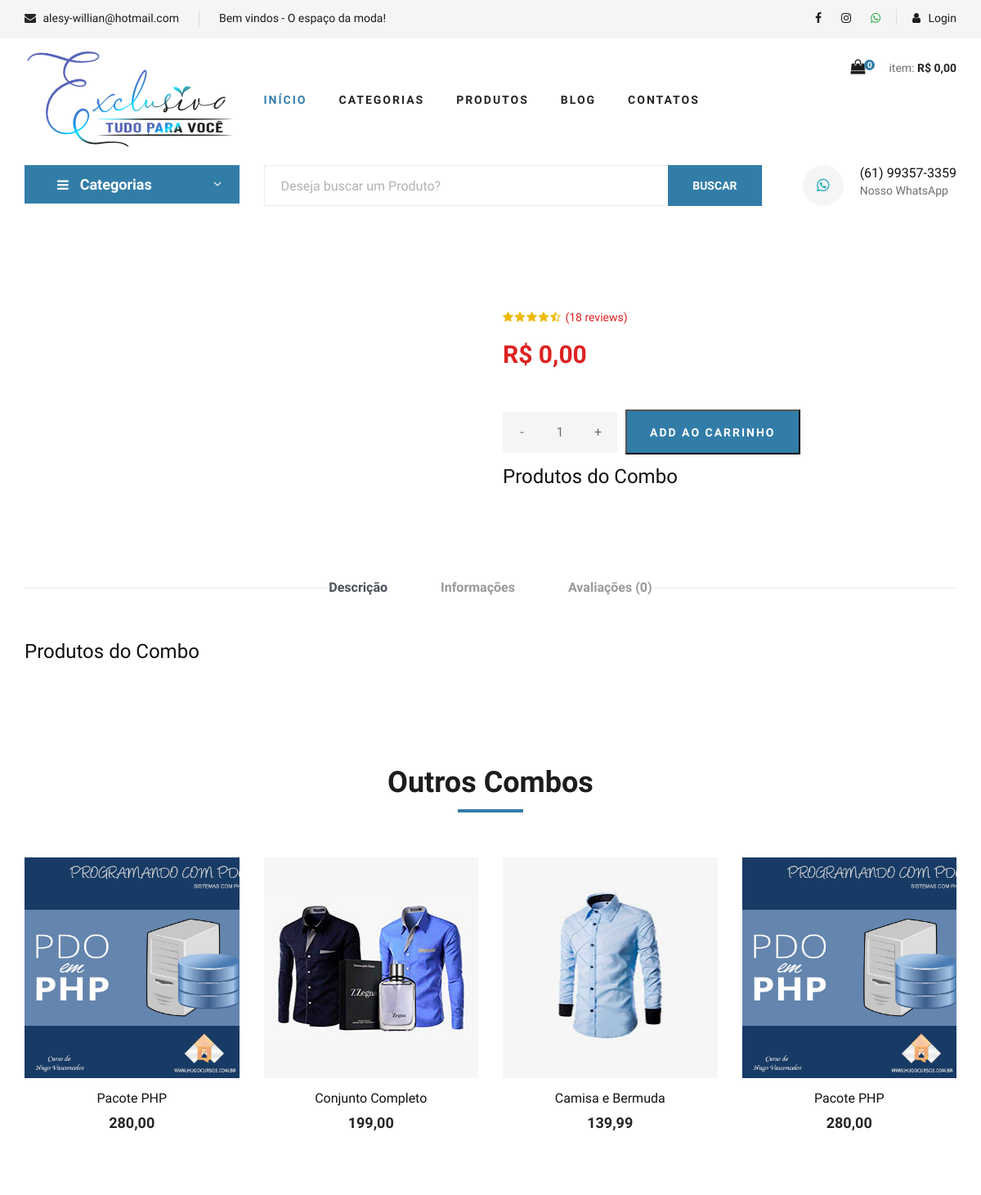
The app's page /combo.php with its own data.
### tables this page shows
CREATE TABLE `combos` (
  `id` int(11) NOT NULL AUTO_INCREMENT,
  `nome` varchar(100) NOT NULL,
  `nome_url` varchar(50) NOT NULL,
  `descricao` varchar(1000) NOT NULL,
  `descricao_longa` text NOT NULL,
  `valor` decimal(8,2) NOT NULL,
  `imagem` varchar(100) NOT NULL,
  `tipo_envio` int(1) NOT NULL,
  `palavras` varchar(250) NOT NULL,
  `ativo` varchar(5) NOT NULL,
  `peso` double(8,2) NOT NULL,
  `largura` double(8,2) NOT NULL,
  `altura` double(8,2) NOT NULL,
  `comprimento` double(8,2) NOT NULL,
  `valor_frete` decimal(10,2) DEFAULT NULL,
  `vendas` int(11) DEFAULT NULL,
  `link` varchar(150) DEFAULT NULL,
  PRIMARY KEY (`id`)
);

### combo.php (the view, shortened to what this page needs)
<?php
$produto_get = @$_GET['nome'];
?>
<?php
require_once("cabecalho.php");
require_once("cabecalho-busca.php");
$query = $pdo->query("SELECT * FROM combos where nome_url = '$produto_get' ");
$res = $query->fetchAll(PDO::FETCH_ASSOC);
$valor = $res[0]['valor'];
$id_produto = $res[0]['id'];
$valor = number_format($valor, 2, ',', '.');
?>
<section class="product-details spad">
    <div class="container">
        <div class="row">
            <div class="col-lg-6 col-md-6">
                <div class="product__details__pic">
                    <div class="product__details__pic__item">
                    </div>
                </div>
            </div>
            <div class="col-lg-6 col-md-6">
                <div class="product__details__text">
                    <div class="product__details__rating">
                        <i class="fa fa-star"></i>
                        <i class="fa fa-star"></i>
                        <i class="fa fa-star"></i>
                        <i class="fa fa-star"></i>
                        <i class="fa fa-star-half-o"></i>
                        <span>(18 reviews)</span>
                    </div>
                    <div class="product__details__price">R$ <?php echo $valor ?></div>
                    <form method="post" id="form-add">
                        <div class="product__details__quantity">
                            <div class="quantity">
                                <div class="pro-qty">
                                    <input type="text" name="quantidade" value="1">
                                </div>
                            </div>
                        </div>
                        <button class="primary-btn" id="btn-add-car">ADD AO CARRINHO</button>
                    </form>
                    <h4 class="mt-2">Produtos do Combo</h4>
                  </div>
              </div>
          </div>
          <div class="row">
              <div class="col-lg-12">
                <div class="product__details__tab">
                    <ul class="nav nav-tabs" role="tablist">
                        <li class="nav-item">
                            <a class="nav-link active" data-toggle="tab" href="#tabs-1" role="tab"
                            aria-selected="true">Descrição</a>
                        </li>
                        <li class="nav-item">
                            <a class="nav-link" data-toggle="tab" href="#tabs-2" role="tab"
                            aria-selected="false">Informações</a>
                        </li>
                       <?php
                            $query = $pdo->query("SELECT * FROM avaliacoes where id_produto = '$id_produto' ");
                            $res = $query->fetchAll(PDO::FETCH_ASSOC);
                            $total_aval = @count($res);
                         ?>
                        <li class="nav-item">
                            <a class="nav-link" data-toggle="tab" href="#tabs-3" role="tab"
                            aria-selected="false">Avaliações <span>(<?php echo $total_aval ?>)</span></a>
                        </li>
                    </ul>
                    <div class="tab-content">
                        <div class="tab-pane active" id="tabs-1" role="tabpanel">
                            <div class="product__details__tab__desc">
                                <h4 class="mt-2 mb-4">Produtos do Combo</h4>
                            </div>
                        </div>
                    </div>
                </div>
            </div>
        </div>
    </div>
</section>
<section class="related-product">
    <div class="container">
        <div class="row">
            <div class="col-lg-12">
                <div class="section-title related__product__title">
                    <h2>Outros Combos</h2>
                </div>
            </div>
        </div>
        <div class="row">
            <div class="categories__slider owl-carousel">
                <?php
                $query = $pdo->query("SELECT * FROM combos order by id desc limit 10 ");
                $res = $query->fetchAll(PDO::FETCH_ASSOC);
                for ($i=0; $i < count($res); $i++) {
                  $nome = $res[$i]['nome'];
                  $valor = $res[$i]['valor'];
                  $nome_url = $res[$i]['nome_url'];
                  $imagem = $res[$i]['imagem'];
                  $valor = number_format($valor, 2, ',', '.');
                  ?>
                  <div class="col-lg-3 col-md-4 col-sm-6 mix sapatos fresh-meat">
                      <div class="product__item">
                        <div class="product__item__pic set-bg" data-setbg="img/combos/<?php echo $imagem ?>">
                            </div>
                            <div class="product__item__text">
                                <a href="combo-<?php echo $nome_url ?>"><h6><?php echo $nome ?></h6>
                                    <h5><?php echo $valor ?></h5></a>
                                </div>
                            </div>
                        </div>
                    <?php } ?>
                </div>
            </div>
        </div>
    </section>
    <?php
    require_once("rodape.php");
    ?>

### css/style.css (style rules this page uses)
html, body { height: 100%; font-family: "Cairo", sans-serif; -webkit-font-smoothing: antialiased; font-smoothing: antialiased; }
h1, h2, h3, h4, h5, h6 { margin: 0; color: #111111; font-weight: 400; font-family: "Cairo", sans-serif; }
h2 { font-size: 36px; }
h4 { font-size: 24px; }
h5 { font-size: 18px; }
h6 { font-size: 16px; }
ul, ol { padding: 0; margin: 0; }
.section-title { margin-bottom: 50px; text-align: center; }
.section-title h2 { color: #1c1c1c; font-weight: 700; position: relative; }
.section-title h2:after { position: absolute; left: 0; bottom: -15px; right: 0; height: 4px; width: 80px; background: #327da8; content: ""; margin: 0 auto; }
.set-bg { background-repeat: no-repeat; background-size: cover; background-position: top center; }
.spad { padding-top: 100px; padding-bottom: 100px; }
.primary-btn { display: inline-block; font-size: 14px; padding: 10px 28px 10px; color: #ffffff; text-transform: uppercase; font-weight: 700; background: #327da8; letter-spacing: 2px; }
.categories__slider .col-lg-3 { max-width: 100%; }
.product__item { margin-bottom: 50px; }
.product__item__pic { height: 270px; position: relative; overflow: hidden; }
.product__item__text { text-align: center; padding-top: 15px; }
.product__item__text h6 { margin-bottom: 10px; }
.product__item__text h5 { color: #252525; font-weight: 700; }
.product-details { padding-top: 80px; }
.product__details__pic__item { margin-bottom: 20px; }
.product__details__text .product__details__rating { font-size: 14px; margin-bottom: 12px; }
.product__details__text .product__details__rating i { margin-right: -2px; color: #EDBB0E; }
.product__details__text .product__details__rating span { color: #dd2222; margin-left: 4px; }
.product__details__text .product__details__price { font-size: 30px; color: #dd2222; font-weight: 600; margin-bottom: 15px; }
.product__details__text .primary-btn { padding: 16px 28px 14px; margin-right: 6px; margin-bottom: 5px; }
.product__details__quantity { display: inline-block; margin-right: 6px; }
.pro-qty { width: 140px; height: 50px; display: inline-block; position: relative; text-align: center; background: #f5f5f5; margin-bottom: 5px; }
.pro-qty input { height: 100%; width: 100%; font-size: 16px; color: #6f6f6f; width: 50px; border: none; background: #f5f5f5; text-align: center; }
.product__details__tab { padding-top: 85px; }
.product__details__tab .nav-tabs { border-bottom: none; justify-content: center; position: relative; }
.product__details__tab .nav-tabs:before { position: absolute; left: 0; top: 12px; height: 1px; width: 370px; background: #ebebeb; content: ""; }
.product__details__tab .nav-tabs:after { position: absolute; right: 0; top: 12px; height: 1px; width: 370px; background: #ebebeb; content: ""; }
.product__details__tab .nav-tabs li { margin-bottom: 0; margin-right: 65px; }
.product__details__tab .nav-tabs li:last-child { margin-right: 0; }
.product__details__tab .nav-tabs li a { font-size: 16px; color: #999999; font-weight: 700; border: none; border-top-left-radius: 0; border-top-right-radius: 0; padding: 0; }
.product__details__tab .product__details__tab__desc { padding-top: 44px; }
.related-product { padding-bottom: 30px; }
.related__product__title { margin-bottom: 70px; }
@media only screen and (min-width: 1200px) { .container { max-width: 1170px; } }

### records on screen
combos: shows a picture, nome "Pacote PHP", valor "280,00"
combos: shows a picture, nome "Conjunto Completo", valor "199,00"
combos: shows a picture, nome "Camisa e Bermuda", valor "139,99"

### other values on screen
$email "alesy-willian@hotmail.com"
$texto_destaque "Bem vindos - O espaço da moda!"
$linhas "0"
$total_c "0,00"
$whatsapp "(61) 99357-3359"
$valor "0,00"
$total_aval "0"
